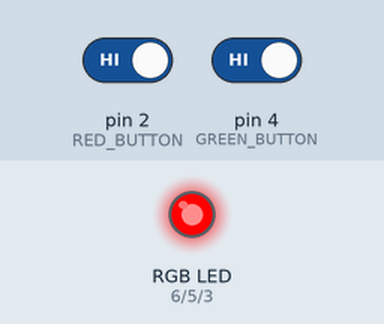
This sketch was run on a simulated Arduino Uno, built with avr-gcc and run on an emulated ATmega328P. Parts: an RGB LED mixed from three pins (HIGH = lit). The inputs (shaded band) are chosen by the test bench; at power-on: pin 2 (RED_BUTTON) HIGH, pin 4 (GREEN_BUTTON) HIGH.

Above: at 1.2 s.
1.3 s: pin 2 (RED_BUTTON) driven LOW and pin 4 (GREEN_BUTTON) driven LOW
At 2.3 s:
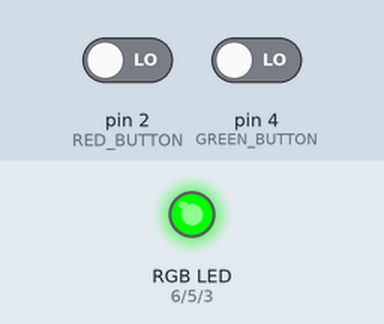
Timing chart, 0 to 4.3 s (numbered marks = the images above; inputs shaded):
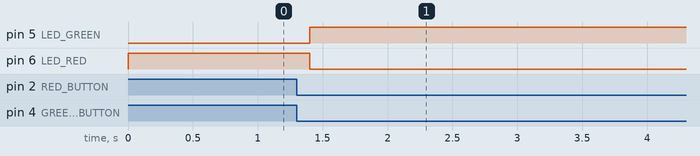

Measured:
- after the input at 1.3 s, pin 5 (LED_GREEN): LOW → HIGH after 0.10 s; pin 6 (LED_RED): HIGH → LOW after 0.10 s

The sketch:

ex1-debouncing.ino
```cpp
#include <Arduino.h>

#define LED_RED 6
#define LED_GREEN 5
#define LED_BLUE 3

#define RED_BUTTON 2
#define GREEN_BUTTON 4

#define DEBOUNCE_PERIOD 100UL
#define LED_COUNT 3

int led_pins[LED_COUNT] = { LED_RED, LED_GREEN, LED_BLUE };
int led_index = 0;

void initRGB()
{
    pinMode(LED_RED, OUTPUT);
    pinMode(LED_GREEN, OUTPUT);
    pinMode(LED_BLUE, OUTPUT);

    digitalWrite(LED_RED, HIGH);
    digitalWrite(LED_GREEN, LOW);
    digitalWrite(LED_BLUE, LOW);
}

void initButtons()
{
    pinMode(RED_BUTTON, INPUT_PULLUP);
    pinMode(GREEN_BUTTON, INPUT_PULLUP);
}

bool debounceButton(int buttonPin)
{
    static int debounced_button_state = HIGH;
    static int previous_reading = HIGH;
    static unsigned long last_change_time = 0UL;

    int current_reading = digitalRead(buttonPin);
    if (previous_reading != current_reading) {
        last_change_time = millis();
    }

    if (millis() - last_change_time > DEBOUNCE_PERIOD) {
        if (current_reading != debounced_button_state) {
            debounced_button_state = current_reading;
            if (debounced_button_state == LOW) {
                return true;
            }
        }
    }

    previous_reading = current_reading;
    return false;
}

void switchToNextLED()
{
    // Turn off the current LED
    digitalWrite(led_pins[led_index], LOW);

    // Move to the next LED in the cycle
    led_index = (led_index + 1) % LED_COUNT;

    // Turn on the next LED
    digitalWrite(led_pins[led_index], HIGH);
}

void setup()
{
    initRGB();
    initButtons();
}

void loop()
{
    if (debounceButton(GREEN_BUTTON) || debounceButton(RED_BUTTON)) {
        switchToNextLED();
    }
}
```
